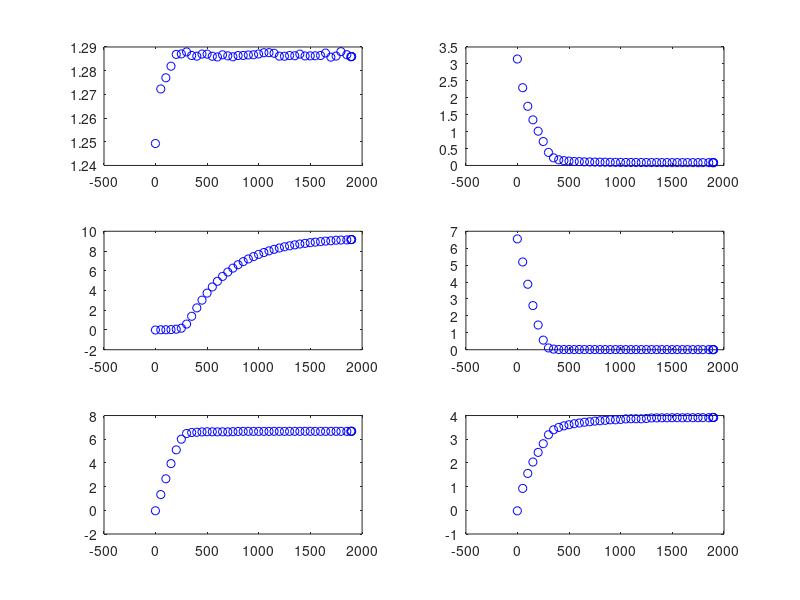

MATLAB code for this plot:
clear all
load('data_ex4.mat')
t = decimate(t,50);
A_data =decimate(A_data,50);
B_data =decimate(B_data,50);
I_data =decimate(I_data,50);
D_data =decimate(D_data,50);
P_data =decimate(P_data,50);
S_data =decimate(S_data,50);
figure
subplot(3,2,1)
plot(t,A_data,'bo') 

subplot(3,2,2)
plot(t,B_data,'bo')

subplot(3,2,3)
plot(t,D_data,'bo')

subplot(3,2,4)
plot(t,I_data,'bo')

subplot(3,2,5)
plot(t,P_data,'bo')

subplot(3,2,6)
plot(t,S_data,'bo')